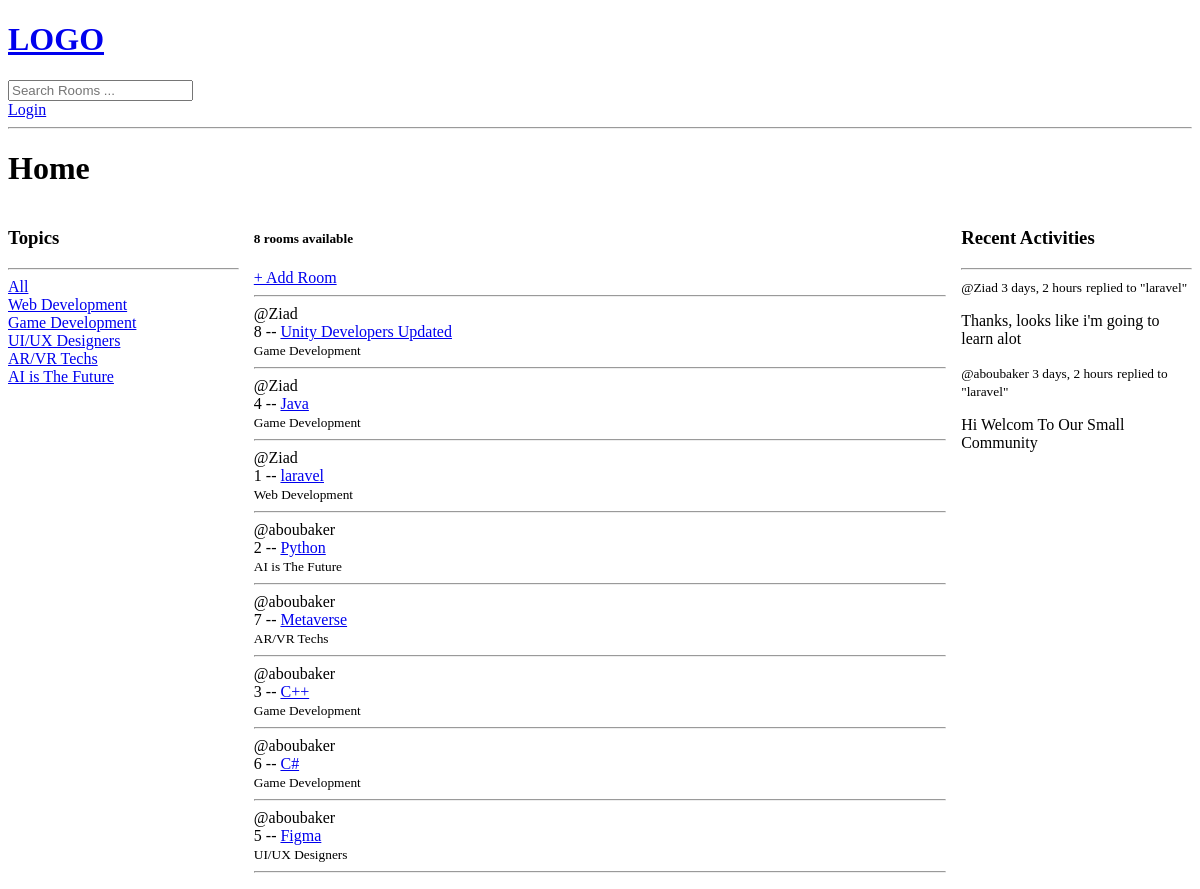
The app's page /, older data.
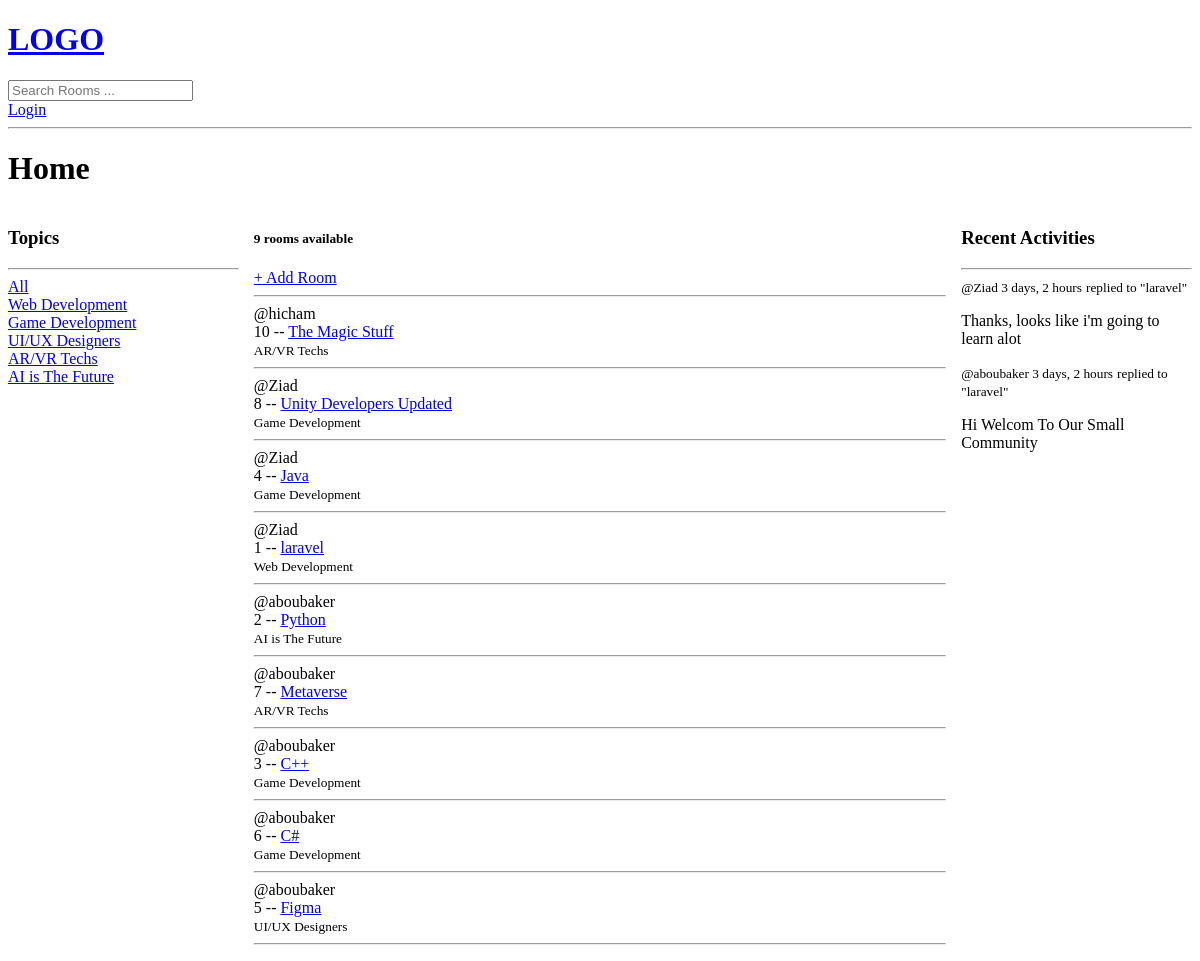
The same page, newer data.
### base/models.py (models this page shows, shortened)
class Topic(models.Model):
    name = models.CharField(max_length=200)

class Room(models.Model):
    host = models.ForeignKey(User, on_delete=models.SET_NULL, null=True)
    topic = models.ForeignKey(Topic, on_delete=models.SET_NULL, null=True)
    name = models.CharField(max_length=200)
    description = models.TextField(null=True, blank=True)
    participants = models.ManyToManyField(User, related_name="participants", blank=True)
    updated=models.DateTimeField(auto_now=True)
    created=models.DateTimeField(auto_now_add=True)
    class Meta:
        ordering=["-updated", "-created"]
    def __str__(self):
        return self.name

class Message(models.Model):
    user= models.ForeignKey(User, on_delete=models.CASCADE)
    room= models.ForeignKey(Room, on_delete=models.CASCADE)
    body=models.TextField()
    updated=models.DateTimeField(auto_now=True)
    created=models.DateTimeField(auto_now_add=True)
    class Meta:
        ordering=["-updated", "-created"]
    def __str__(self):
        return self.body[0:50]

### base/views.py (the view)
# urls.py: path('', views.home, name='home'),
def home(req):
    q=req.GET.get("q") if req.GET.get("q")!=None else ''
    rooms= Room.objects.filter(
            Q(topic__name__icontains=q) |
            Q(name__icontains=q) |
            Q(description__icontains=q)
    )
    room_messages=Message.objects.filter(Q(room__topic__name__icontains=q))
    data={
        "rooms": rooms,
        "topics": Topic.objects.all(),
        "room_count": rooms.count(),
        "room_messages":room_messages
    }
    return render(req, "base/home.html", data)

### base/templates/base/home.html (shortened to what this page needs)
{% extends "main.html" %}
{% block content %}
    <h1>Home</h1>
    <div class="home-container">
        <div>
            {% include "base/topics_component.html" %}
        </div>
        <div>
            <h5>{{room_count}} rooms available</h5>
            <a href="{% url 'create-room' %}">+ Add Room</a>
            {% include "base/feed_component.html" %}
        </div>
        <div>
            {% include "base/activity_component.html" %}
        </div>
    </div>
{% endblock %}

### base/templates/base/topics_component.html
<h3>Topics</h3>
<hr>
<div>
    <a href="{% url 'home' %}">All</a>
</div>
{% for topic in topics%}
    <div>
        <a href="{% url 'home' %}?q={{topic.name}}">{{topic.name}}</a>
    </div>
{% endfor %}

### base/templates/base/feed_component.html (shortened to what this page needs)
<hr>
{% for room in rooms %}
    <div>
        <span>@{{room.host.username}}</span>
        <div>{{room.id}} -- <a href="{% url 'room' room.id %}">{{room.name}}</a></div>
        <small>{{room.topic.name}}</small>
        <hr>
    </div>
{% endfor %}

### base/templates/base/activity_component.html
<h3>Recent Activities</h3>
<hr>
{% for msg in room_messages %}
    <div>
        <small>@{{msg.user}} {{msg.created|timesince}}</small>
        <small>replied to "{{msg.room}}"</small>
        <p>{{msg}}</p>
    </div>
{% endfor %}

Row changes from the older to the newer data that the page shows:
added Room: host.username "hicham", id "10", name "The Magic Stuff", topic.name "AR/VR Techs"
Text that changed along with them:
{{ room_count }}: "8" → "9"
